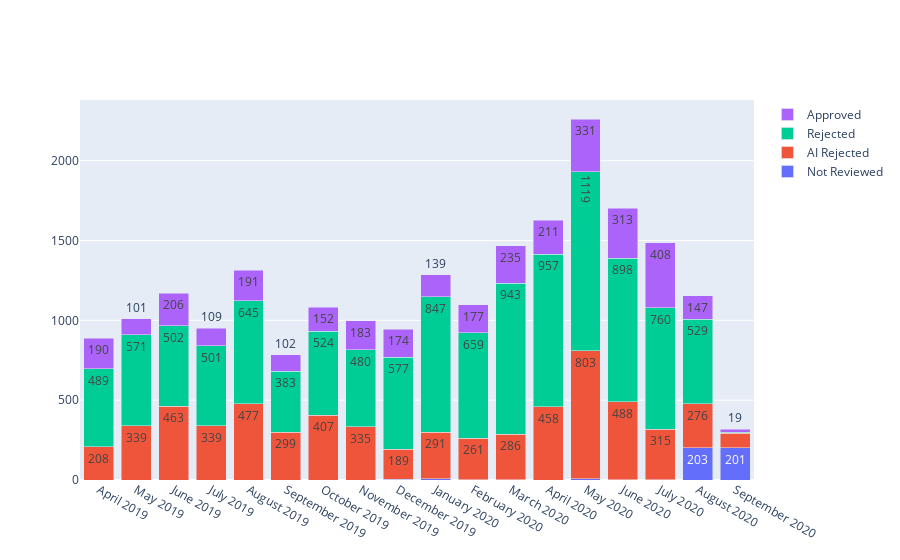

Notebook source saved alongside this figure:
### Code cell
import plotly.graph_objects as go

fig = go.Figure(data=[
    go.Bar(name='Not Reviewed', x=grouped_data['period'], y=grouped_data['Not Reviewed Episodes'], 
           text=grouped_data['Not Reviewed Episodes'], textposition='auto'),
    go.Bar(name='AI Rejected', x=grouped_data['period'], y=grouped_data['AI Rejected Episodes'],
          text=grouped_data['AI Rejected Episodes'], textposition='auto'),
    go.Bar(name='Rejected', x=grouped_data['period'], y=grouped_data['Rejected Episodes'],
          text=grouped_data['Rejected Episodes'], textposition='auto'),
    go.Bar(name='Approved', x=grouped_data['period'], y=grouped_data['Approved Episodes'],
          text=grouped_data['Approved Episodes'], textposition='auto')
])
# Change the bar mode
fig.update_layout(barmode='stack', uniformtext_minsize=9, uniformtext_mode='hide')
fig.show()

### Figure 1 — Plotly figure (JSON) as saved in the notebook; plotly's stock layout.template omitted (floating-point values rounded to 4 significant figures)
{"data": [{"name": "Not Reviewed", "text": [0, 0, 0, 0, 0, 0, 0, 0, 4, 9, 2, 2, 0, 8, 3, 3, 203, 201], "textposition": "auto", "type": "bar", "x": ["April 2019", "May 2019", "June 2019", "July 2019", "August 2019", "September 2019", "October 2019", "November 2019", "December 2019", "January 2020", "February 2020", "March 2020", "April 2020", "May 2020", "June 2020", "July 2020", "August 2020", "September 2020"], "y": [0, 0, 0, 0, 0, 0, 0, 0, 4, 9, 2, 2, 0, 8, 3, 3, 203, 201]}, {"name": "AI Rejected", "text": [208, 339, 463, 339, 477, 299, 407, 335, 189, 291, 261, 286, 458, 803, 488, 315, 276, 92], "textposition": "auto", "type": "bar", "x": ["April 2019", "May 2019", "June 2019", "July 2019", "August 2019", "September 2019", "October 2019", "November 2019", "December 2019", "January 2020", "February 2020", "March 2020", "April 2020", "May 2020", "June 2020", "July 2020", "August 2020", "September 2020"], "y": [208, 339, 463, 339, 477, 299, 407, 335, 189, 291, 261, 286, 458, 803, 488, 315, 276, 92]}, {"name": "Rejected", "text": [489, 571, 502, 501, 645, 383, 524, 480, 577, 847, 659, 943, 957, 1119, 898, 760, 529, 6], "textposition": "auto", "type": "bar", "x": ["April 2019", "May 2019", "June 2019", "July 2019", "August 2019", "September 2019", "October 2019", "November 2019", "December 2019", "January 2020", "February 2020", "March 2020", "April 2020", "May 2020", "June 2020", "July 2020", "August 2020", "September 2020"], "y": [489, 571, 502, 501, 645, 383, 524, 480, 577, 847, 659, 943, 957, 1119, 898, 760, 529, 6]}, {"name": "Approved", "text": [190, 101, 206, 109, 191, 102, 152, 183, 174, 139, 177, 235, 211, 331, 313, 408, 147, 19], "textposition": "auto", "type": "bar", "x": ["April 2019", "May 2019", "June 2019", "July 2019", "August 2019", "September 2019", "October 2019", "November 2019", "December 2019", "January 2020", "February 2020", "March 2020", "April 2020", "May 2020", "June 2020", "July 2020", "August 2020", "September 2020"], "y": [190, 101, 206, 109, 191, 102, 152, 183, 174, 139, 177, 235, 211, 331, 313, 408, 147, 19]}], "layout": {"barmode": "stack", "uniformtext": {"minsize": 9, "mode": "hide"}}}
